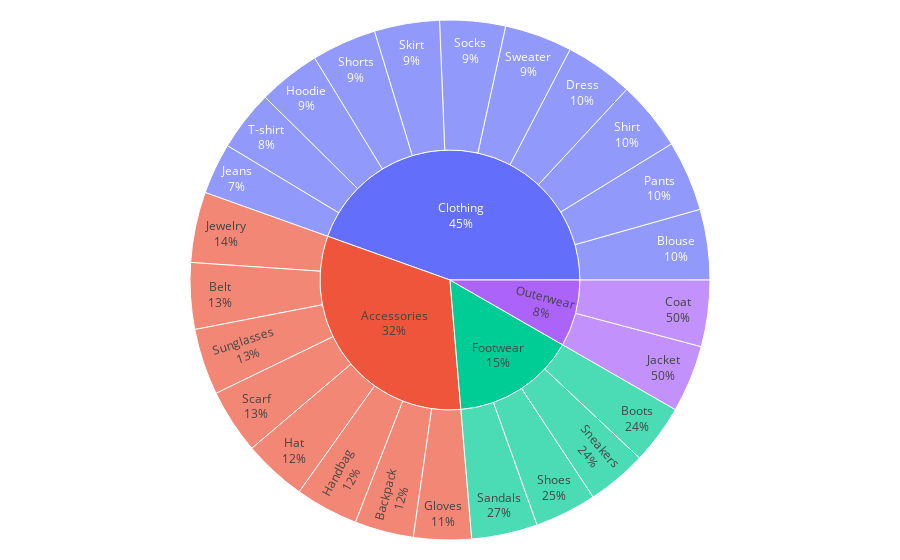

Notebook cell for this chart:
### Markdown cell above
#### Диаграмма солнечных лучей по категориям товаров

### Code cell
import plotly
import plotly.express as px

category_p = df.groupby(['Category', 'Item Purchased']).size().reset_index(name='count')
category_p['percent'] = category_p['count'] / category_p['count'].sum() * 100

fig = px.sunburst(category_p, path=['Category', 'Item Purchased'], values='count')

fig.update_traces(textinfo='label+percent parent')

fig.update_layout(margin=dict(l=20, r=20, t=20, b=20))
fig.show()

### Figure 1 — Plotly figure (JSON) as saved in the notebook; plotly's stock layout.template omitted (floating-point values rounded to 4 significant figures)
{"data": [{"branchvalues": "total", "domain": {"x": [0, 1], "y": [0, 1]}, "hovertemplate": "labels=%{label}<br>count=%{value}<br>parent=%{parent}<br>id=%{id}<extra></extra>", "ids": ["Accessories/Backpack", "Accessories/Belt", "Clothing/Blouse", "Footwear/Boots", "Outerwear/Coat", "Clothing/Dress", "Accessories/Gloves", "Accessories/Handbag", "Accessories/Hat", "Clothing/Hoodie", "Outerwear/Jacket", "Clothing/Jeans", "Accessories/Jewelry", "Clothing/Pants", "Footwear/Sandals", "Accessories/Scarf", "Clothing/Shirt", "Footwear/Shoes", "Clothing/Shorts", "Clothing/Skirt", "Footwear/Sneakers", "Clothing/Socks", "Accessories/Sunglasses", "Clothing/Sweater", "Clothing/T-shirt", "Accessories", "Clothing", "Footwear", "Outerwear"], "labels": ["Backpack", "Belt", "Blouse", "Boots", "Coat", "Dress", "Gloves", "Handbag", "Hat", "Hoodie", "Jacket", "Jeans", "Jewelry", "Pants", "Sandals", "Scarf", "Shirt", "Shoes", "Shorts", "Skirt", "Sneakers", "Socks", "Sunglasses", "Sweater", "T-shirt", "Accessories", "Clothing", "Footwear", "Outerwear"], "name": "", "parents": ["Accessories", "Accessories", "Clothing", "Footwear", "Outerwear", "Clothing", "Accessories", "Accessories", "Accessories", "Clothing", "Outerwear", "Clothing", "Accessories", "Clothing", "Footwear", "Accessories", "Clothing", "Footwear", "Clothing", "Clothing", "Footwear", "Clothing", "Accessories", "Clothing", "Clothing", "", "", "", ""], "textinfo": "label+percent parent", "type": "sunburst", "values": [143, 161, 171, 144, 161, 166, 140, 153, 154, 151, 163, 124, 171, 171, 160, 157, 169, 150, 157, 158, 145, 159, 161, 164, 147, 1240, 1737, 599, 324]}], "layout": {"legend": {"tracegroupgap": 0}, "margin": {"b": 20, "l": 20, "r": 20, "t": 20}}}
